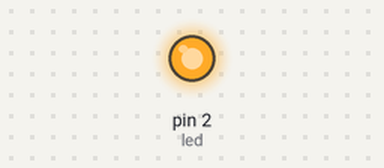
Simulated run of this sketch. Board: Arduino Uno, built with avr-gcc and run on an emulated ATmega328P. On the bench: output pins drawn as LEDs (lit = HIGH).

Above: at 0.1 s.
Timing chart, 0 to 1.6 s (numbered marks = the images above):
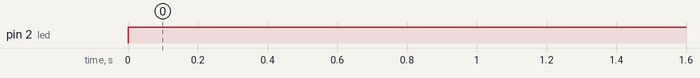

The sketch:

Led.ino
```cpp
#define led 2

void setup() {
  // put your setup code here, to run once:
  Serial.begin(9600);
  pinMode(led, OUTPUT);
}

void loop() {
  // put your main code here, to run repeatedly:
  digitalWrite(led, 1);
}
```

Measured:
- by itself, pin 2 (led): LOW → HIGH at 0.00 s
